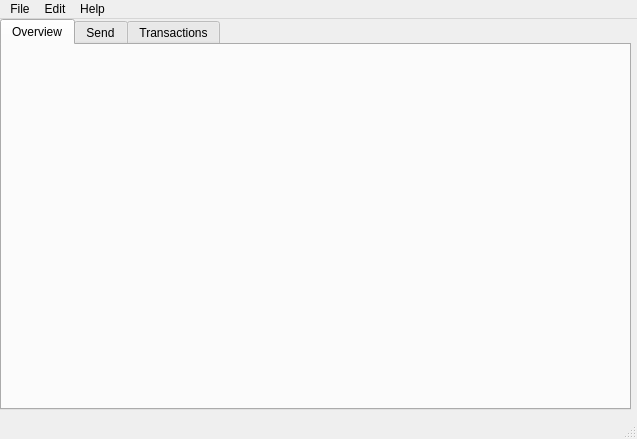
<?xml version="1.0" encoding="UTF-8"?>
<ui version="4.0">
 <class>MainWindow</class>
 <widget class="QMainWindow" name="MainWindow">
  <property name="geometry">
   <rect>
    <x>0</x>
    <y>0</y>
    <width>637</width>
    <height>439</height>
   </rect>
  </property>
  <property name="windowTitle">
   <string>Coil Wallet</string>
  </property>
  <widget class="QWidget" name="centralwidget">
   <widget class="QTabWidget" name="tabWidget">
    <property name="geometry">
     <rect>
      <x>0</x>
      <y>0</y>
      <width>631</width>
      <height>391</height>
     </rect>
    </property>
    <property name="currentIndex">
     <number>0</number>
    </property>
    <widget class="QWidget" name="Overview">
     <attribute name="title">
      <string>Overview</string>
     </attribute>
    </widget>
    <widget class="QWidget" name="tab">
     <attribute name="title">
      <string>Send</string>
     </attribute>
    </widget>
    <widget class="QWidget" name="tab_2">
     <attribute name="title">
      <string>Transactions</string>
     </attribute>
    </widget>
   </widget>
  </widget>
  <widget class="QMenuBar" name="menubar">
   <property name="geometry">
    <rect>
     <x>0</x>
     <y>0</y>
     <width>637</width>
     <height>22</height>
    </rect>
   </property>
   <widget class="QMenu" name="menuFile">
    <property name="title">
     <string>File</string>
    </property>
    <addaction name="actionNew_Wallet"/>
   </widget>
   <widget class="QMenu" name="menuEdit">
    <property name="title">
     <string>Edit</string>
    </property>
   </widget>
   <widget class="QMenu" name="menuHelp">
    <property name="title">
     <string>Help</string>
    </property>
   </widget>
   <addaction name="menuFile"/>
   <addaction name="menuEdit"/>
   <addaction name="menuHelp"/>
  </widget>
  <widget class="QStatusBar" name="statusbar"/>
  <action name="actionNew_Wallet">
   <property name="text">
    <string>New Wallet</string>
   </property>
  </action>
 </widget>
 <resources/>
 <connections/>
</ui>
